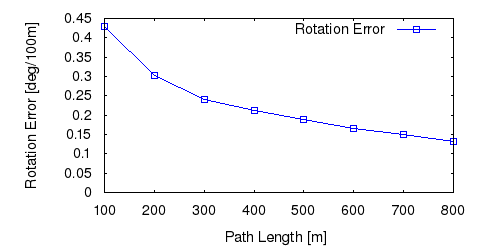

This figure's gnuplot source:
set term postscript eps enhanced color
set output "02_rl.eps"
set size ratio 0.5
set yrange [0:*]
set xlabel "Path Length [m]"
set ylabel "Rotation Error [deg/100m]"
plot "02_rl.txt" using 1:($2*57.3*100) title 'Rotation Error' lc rgb "#0000FF" pt 4 w linespoints
